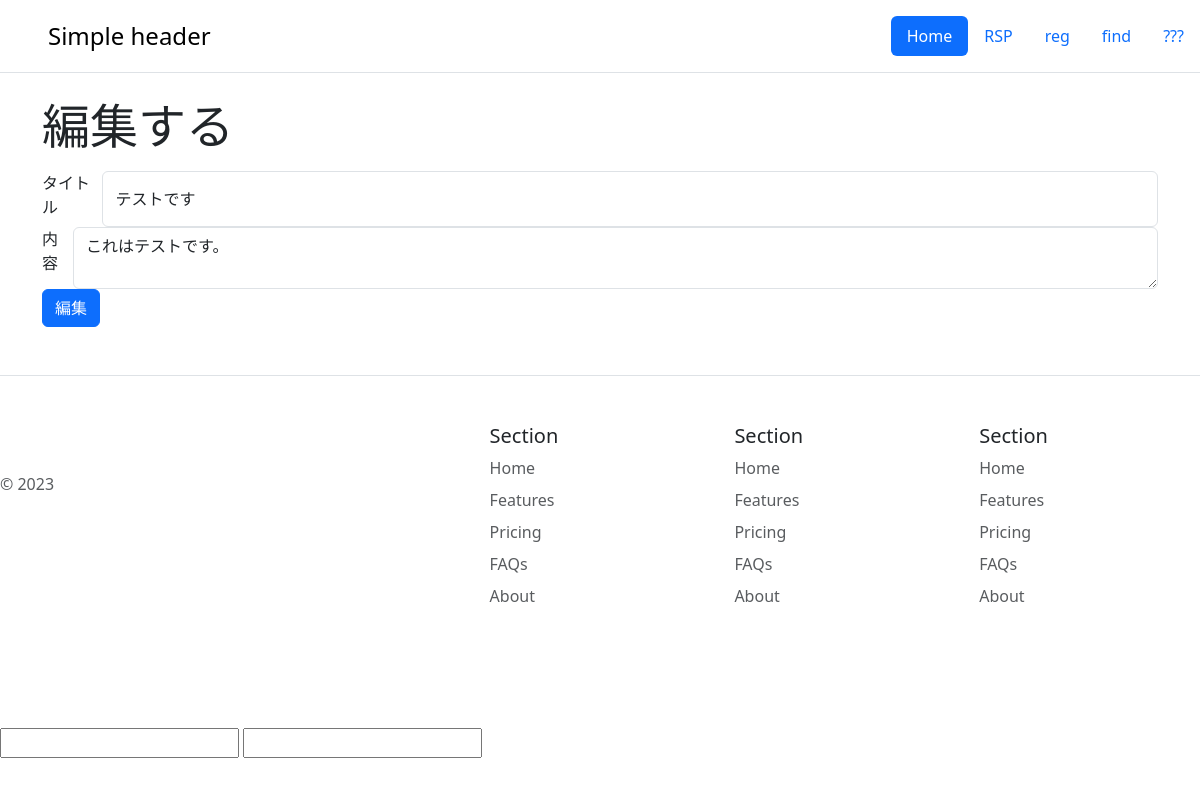
/postedit/1 (signed in), run on an earlier commit of the app's database.
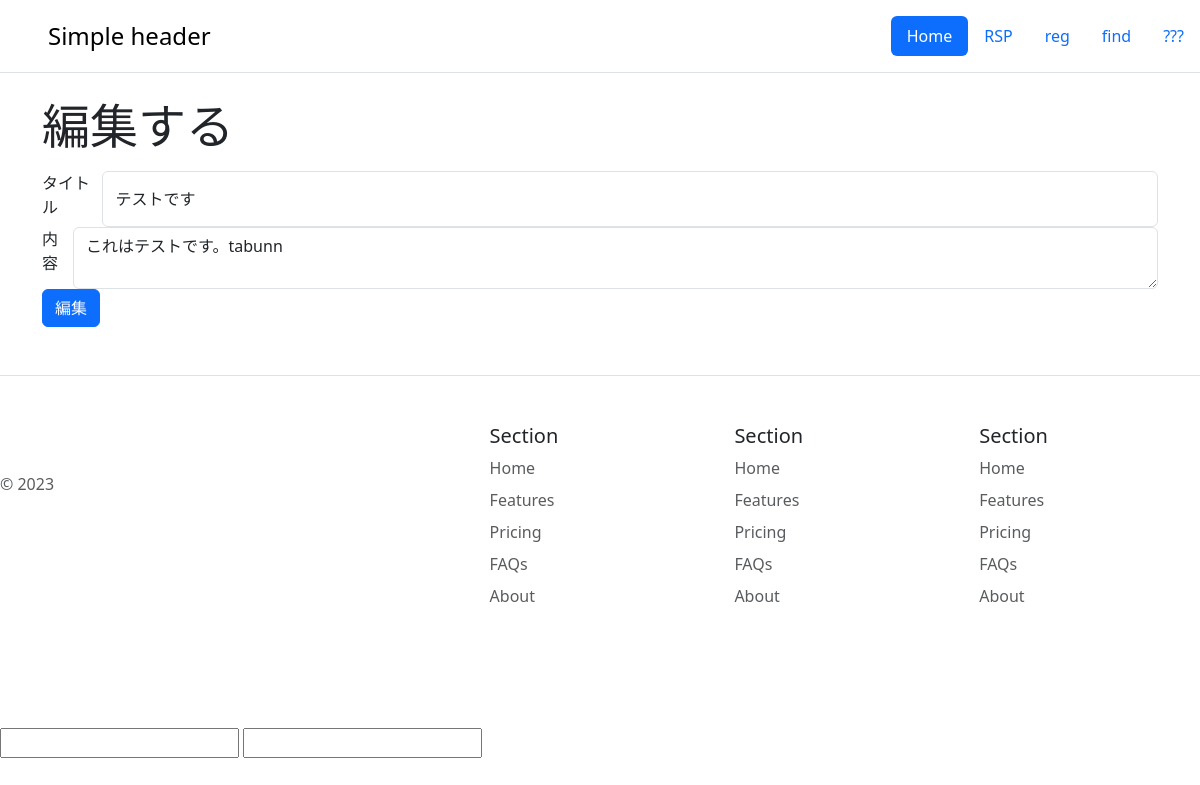
And on a later commit of the database.
### app.py (models this page shows, shortened)
class Post(db.Model):
    __tablename__ = 'post'
    children = relationship("Comment", backref="comment")
    id = db.Column(db.Integer, primary_key=True)
    title = db.Column(db.String(50), nullable=False)
    body = db.Column(db.String(500), nullable=False)
    time = db.Column(db.DateTime)

### app.py (the view, shortened to what this page needs)
@app.route('/postedit/<int:id>', methods=['GET', 'POST'])
@login_required
def blog_edit(id):
    post = Post.query.get(id)
    if request.method == 'GET':
        return render_template('postedit.html', post=post)

### app.py (called while the page is built)
@login_manager.user_loader
def load_user(user_id):
    return User.query.get(int(user_id))

### templates/postedit.html
{%extends 'base.html'%}
{%block header%}
<li class="nav-item"><a href="/" class="nav-link active">Home</a></li>
<li class="nav-item"><a href="/triangle" class="nav-link">RSP</a></li>
<li class="nav-item"><a href="/signup" class="nav-link">reg</a></li>
<li class="nav-item"><a href="/find" class="nav-link">find</a></li>
<li class="nav-item"><a href="#" class="nav-link">???</a></li>
{%endblock%}
{%block content%}
<div class="container">
    <p class="display-5">編集する</p>
    <form action="/postedit/{{ post.id }}" method="POST">
        <div class="d-flex">
            <label class="form-label" for="title">タイトル</label>
            <input class="form-control" type="text" name="title" value="{{ post.title }}">
        </div>
        <div class="d-flex">
            <label class="form-label" for="body">内容</label>
            <textarea class="form-control" name="body">{{ post.body }}</textarea>
        </div>
        <div class="">
            <input class="btn btn-primary" type="submit" value="編集">
        </div>
    </form>
</div>
{%endblock%}

What changed in the data, as far as the page shows it:
changed Post "テストです": body "これはテストです。" → "これはテストです。tabunn"
